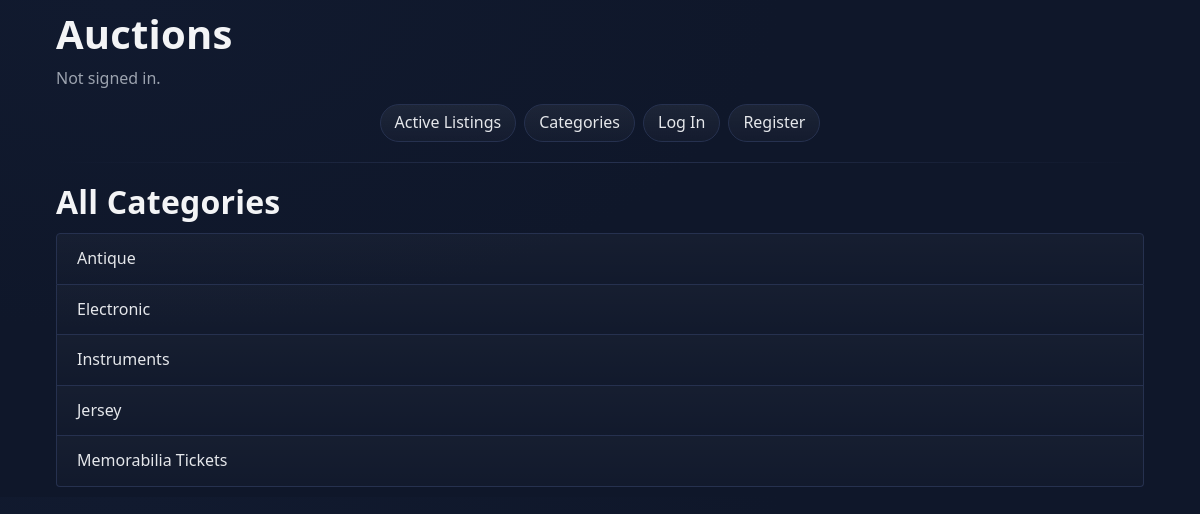
The page /categories on the database its author committed.
### auctions/models.py (models this page shows, shortened)
class Category(models.Model):
    categoryName = models.CharField(max_length=64)
    class Meta:
        verbose_name_plural = "Categories"

### auctions/views.py (the view)
# urls.py: path("categories", views.categories, name="categories"),
def categories(request):
    all_categories = Category.objects.all().order_by('categoryName')
    return render(request, "auctions/categories.html", {
        "categories": all_categories
    })

### auctions/templates/auctions/categories.html (shortened to what this page needs)
{% extends "auctions/layout.html" %}
{% block body %}
    <h2>All Categories</h2>
    <div class="list-group">
        {% for category in categories %}
            <a href="{% url 'category_listing' category.categoryName %}" class="list-group-item list-group-item-action d-flex justify-content-between align-items-center">
                {{ category.categoryName }}
            </a>
        {% empty %}
            <p class="list-group-item">No categories have been created yet.</p>
        {% endfor %}
    </div>
{% endblock %}

### auctions/static/auctions/styles.css (style rules this page uses)
:root { --bg: #0f172a; --bg-soft: #111827; --surface: #0b1224; --surface-2: #111a32; --border: #26314f; --text: #e5e7eb; --muted: #9ca3af; --primary: #60a5fa; --primary-strong: #3b82f6; --secondary: #a78bfa; --success: #34d399; --danger: #f87171; --warning: #fbbf24; --shadow: 0 10px 25px rgba(0,0,0,0.35), 0 2px 8px rgba(0,0,0,0.35); --radius: 14px; }
body { padding: 10px; background: radial-gradient(1200px 600px at 10% 0%, #111a2f 0%, var(--bg) 55%), radial-gradient(1000px 500px at 90% -10%, #0c1430 0%, var(--bg) 60%); color: var(--text); font-family: ui-sans-serif, system-ui, -apple-system, Segoe UI, Roboto, Helvetica, Arial, "Apple Color Emoji", "Segoe UI Emoji"; line-height: 1.6; }
h1, h2, h3, h4, h5, h6 { color: #f3f4f6; letter-spacing: 0.2px; }
h2 { font-weight: 700; margin-bottom: 0.75rem; }
.list-group-item { background: linear-gradient(180deg, rgba(255,255,255,0.03), rgba(255,255,255,0.01)); color: var(--text); border-color: var(--border) !important; }
a { color: var(--primary); }

### rows shown on the page
Category: categoryName "Antique"
Category: categoryName "Electronic"
Category: categoryName "Instruments"
Category: categoryName "Jersey"
Category: categoryName "Memorabilia Tickets"
